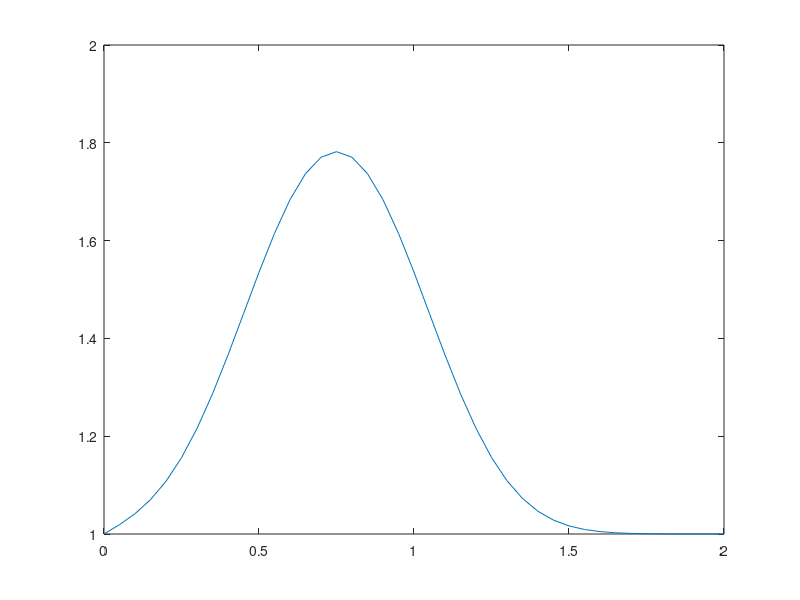

Reproduce this figure in MATLAB.
%% -------------- Step Three Lorena A. Barba - CFD ----------------------- %%
%              1-D Pure Diffusion - du/dt = vd^2(u)/dt^2
clear
clc
close all

% Initialization
x_lower = 0;
x_upper = 2;
nx = 41;
dx = (x_upper-x_lower)/(nx-1);
x = linspace(x_lower,x_upper,nx);
nt = 50;
sigma = 0.2;
vis = 0.3;
dt = sigma*dx^2/vis;

% Boundary Conditions
u = ones(1,nx);
for i = 1:length(u)
    if x(i) >= 0.5 && x(i) <= 1
        u(i) = 2;
    end
end

for i = 1:nt
    un = u;
    for j = 2:nx-1
        u(j) = un(j)+vis*(dt/dx^2)*(un(j+1)-2*un(j)+un(j-1)); 
    end
    pause(0.1)
    plot(x,u)
    axis([0 2 1 2])
end


              